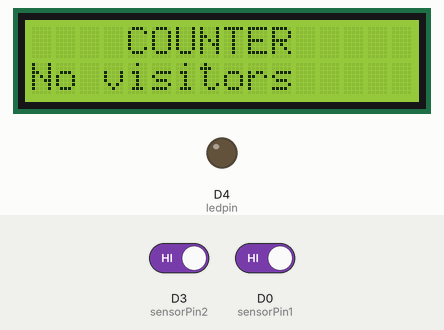
This sketch was run on a simulated ESP8266 (NodeMCU). On the bench: 16×2 character LCD, output pins drawn as LEDs (lit = HIGH). Inputs (shaded band) come from the test bench; at power-on: D3 (sensorPin2) HIGH, D0 (sensorPin1) HIGH. WiFi joins after 1.5 s; servers stay silent unless stated; what the sketch prints to the serial monitor is not drawn.

Above: at 4.2 s.
4.3 s: D3 (sensorPin2) driven LOW and D0 (sensorPin1) driven LOW
At 8.6 s:
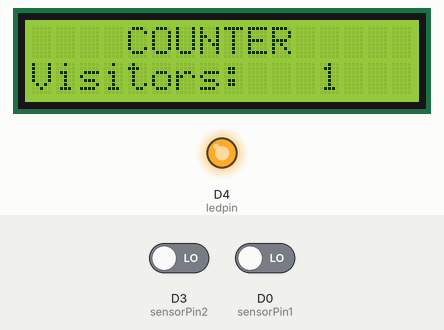
At 11.2 s:
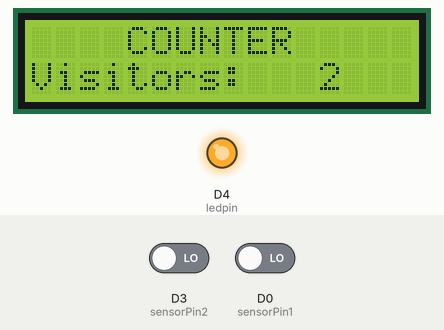
Timing chart, 0 to 12.7 s (numbered marks = the images above; inputs shaded):
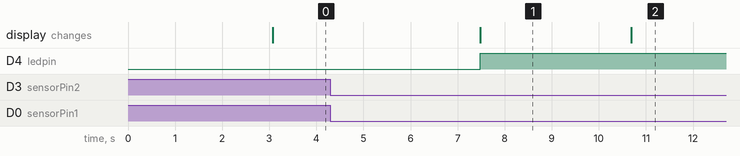

Measured:
- after the input at 4.3 s, D4 (ledpin): LOW → HIGH after 3.2 s; the display: changes after 3.2 s (image 1)
- what the display in image 1 shows lasts 3.2 s, from 7.5 s to 10.7 s

The sketch:

visiter_counter_copy_20250523194748.ino
```cpp
#include <ESP8266WiFi.h>
#include <LiquidCrystal.h>
#include<ThingSpeak.h>
// Pin configuration for the LCD (RS, E, D4, D5, D6, D7)
LiquidCrystal lcd(D5, D6, D7, D8, D1, D2);

#define sensorPin1 D0
#define sensorPin2 D3
#define ledpin D4
int sensorState1 = 0;
int sensorState2 = 0;
int count = 0;
int ready_entrer = 0;
int ready_sortir = 0;
const char *ssid = "OPPO A12";
const char *password = "sanjaychandra";
const char *thingSpeakApiKey = "B0ZBRU96IXP68CNO";
const char *thingSpeakURL = "api.thingspeak.com";
const String postUrl = "/update?api_key=" + String(thingSpeakApiKey) + "&field1=";

WiFiClient client;
void setup() {
  pinMode(sensorPin1, INPUT_PULLUP);
  pinMode(sensorPin2, INPUT_PULLUP);
  pinMode(ledpin, OUTPUT);

  lcd.begin(16, 2);  // initialize the LCD
  lcd.setCursor(4, 0);
  lcd.print("COUNTER");
  lcd.setCursor(0, 1);
  lcd.print("No Visitors     ");
  Serial.begin(115200);
  delay(1000);
  WiFi.begin(ssid, password);
  Serial.println("Connecting to WiFi");
  while (WiFi.status() != WL_CONNECTED) {
    delay(1000);
    Serial.print(".");
  }
  Serial.println("Connected to WiFi");
}

void loop() {
  sensorState1 = digitalRead(sensorPin1);
  sensorState2 = digitalRead(sensorPin2);

  if (sensorState1 == LOW) {
    ready_entrer = 1;
  } else if (sensorState2 == LOW) {
    ready_sortir = 1;
  }
  if (ready_entrer == 1 && sensorState2 == LOW) {
    count++;
    ready_entrer = 0;
    ready_sortir = 0;
    delay(3000);
  } else if (ready_sortir == 1 && sensorState1 == LOW && count > 0)  {
    count--;
    ready_sortir = 0;
    ready_entrer = 0;
    delay(3000);
  }

  if (count > 0){
    digitalWrite(ledpin,HIGH);
  }
  else{
    digitalWrite(ledpin,LOW);
  }
  if (count <= 0) {
    lcd.setCursor(0, 1);
    lcd.print("No visitors    ");
     sendDataToThingSpeak(count, ledpin);
  }
  else if (count > 0 && count < 10) {
    lcd.setCursor(0, 1);
    lcd.print("Visitors:   ");
    lcd.setCursor(12, 1);
    lcd.print(count);
    lcd.setCursor(13, 1);
    lcd.print("  ");
    sendDataToThingSpeak(count, ledpin);
  }
  else {
    lcd.setCursor(0, 1);
    lcd.print("Visitors:   ");
    lcd.setCursor(12, 1);
    lcd.print(count);
  }
}
void sendDataToThingSpeak(int data, int ledPin) {
  if (client.connect(thingSpeakURL, 80)) {
    String postString = postUrl + String(data) + "&field2=" + String(digitalRead(ledPin));
    client.print(String("GET ") + postString + " HTTP/1.1\r\n" +
                 "Host: " + thingSpeakURL + "\r\n" +
                 "Connection: close\r\n\r\n");
    Serial.println("Sending data to ThingSpeak...");
    client.stop();
  } else {
    Serial.println("Failed to connect to ThingSpeak");
  }
}
```
